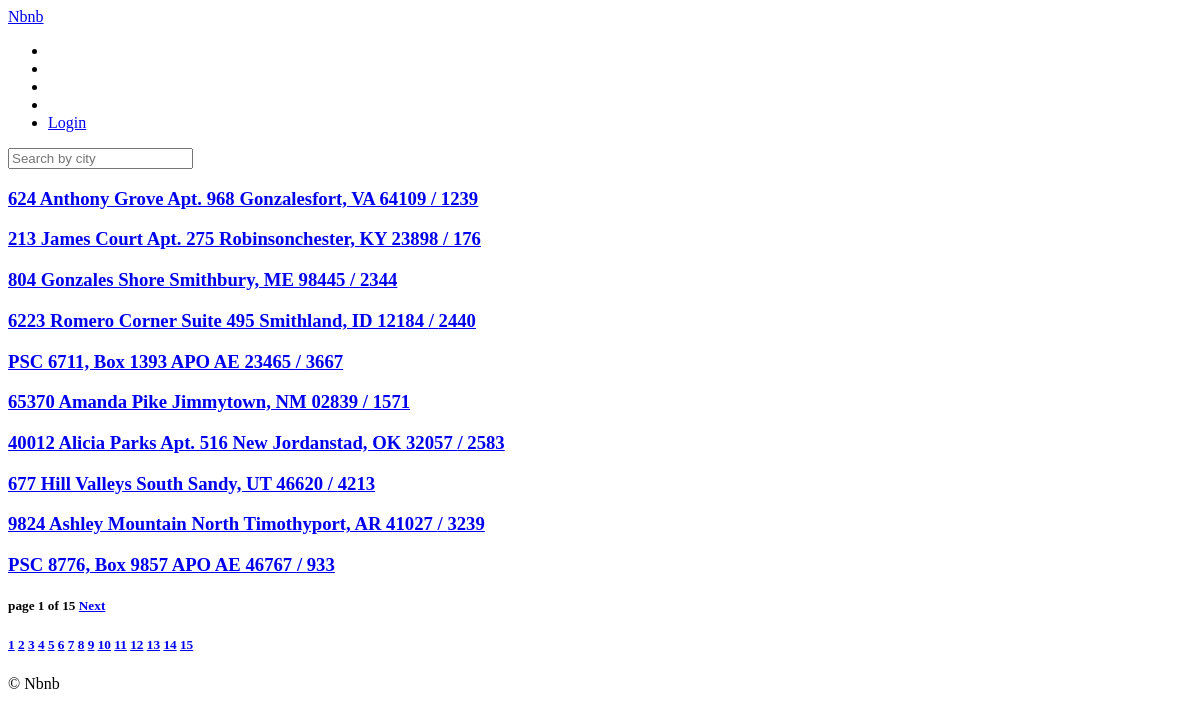
Before: / with the older database file.
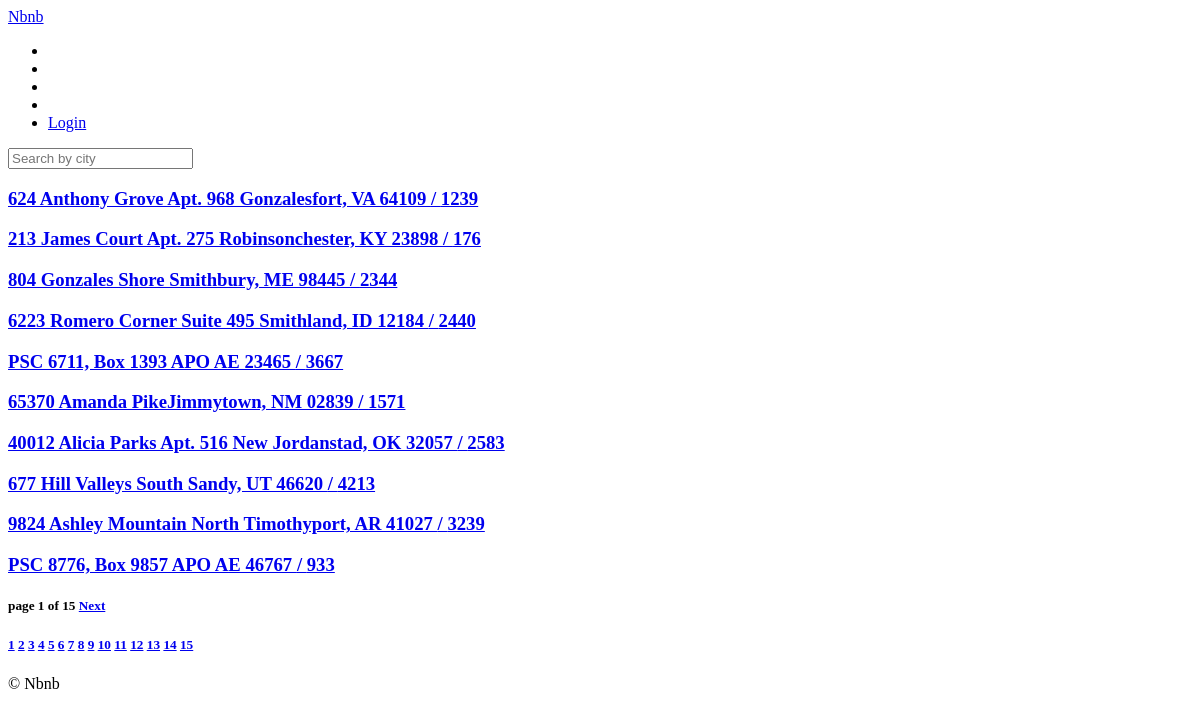
After: the same page with the newer database file.
### rooms/models.py (models this page shows, shortened)
class Room(core_models.TimeStampedModel):
    name = models.CharField(max_length=140)
    description = models.TextField()
    country = CountryField()
    city = models.CharField(max_length=80)
    price = models.IntegerField()
    address = models.CharField(max_length=140)
    guests = models.IntegerField()
    beds = models.IntegerField()
    bedrooms = models.IntegerField()
    baths = models.IntegerField()
    check_in = models.TimeField()
    check_out = models.TimeField()
    instant_book = models.BooleanField(default=False)
    host = models.ForeignKey(
        "users.User", related_name="rooms", on_delete=models.CASCADE
    )
    room_type = models.ForeignKey(
        "RoomType", related_name="rooms", on_delete=models.SET_NULL, null=True
    )
    amenities = models.ManyToManyField("Amenity", related_name="rooms", blank=True)
    facilities = models.ManyToManyField("Facility", related_name="rooms", blank=True)
    house_rules = models.ManyToManyField("HouseRule", related_name="rooms", blank=True)

### rooms/views.py (the view)
# urls.py: path("", room_views.HomeView.as_view(), name="home"),
class HomeView(ListView):
    model = models.Room
    paginate_by = 10
    paginate_orphans = 5
    ordering = "created"
    context_object_name = "rooms"

### templates/rooms/room_list.html (shortened to what this page needs)
{% extends "base.html" %}
{% block content %}
{% for room in rooms %}
<h3>
    <a href="{% url "rooms:detail" room.pk%}">{{room.name}} / {{room.price}}</a>
</h3>
{% endfor %}
<h5>
    page {{page_obj.number}} of {{page_obj.paginator.num_pages}}
    {% if page_obj.has_next %}
    <a href="?page={{page_obj.next_page_number}}">Next</a>
    {% endif %}
</h5>
<h5>
    {% for page in page_obj.paginator.page_range %}
    <a href="?page={{page}}">{{page}}</a>
    {% endfor %}
</h5>
{% endblock content %}

Changed rows visible on the page:
changed Room: name "65370 Amanda Pike Jimmytown, NM 02839" → "65370 Amanda PikeJimmytown, NM 02839"
